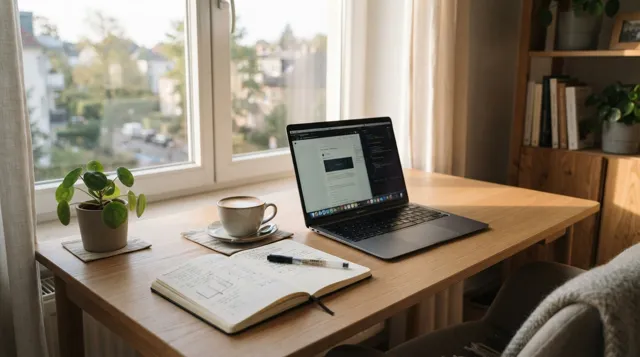
#> input picture backend/apps/core/curated_images/fixtures/hero_business_laptop_desk.webp, 640 x 357 px
$ python dewatermark.py ../../../../backend/apps/core/curated_images/fixtures/hero_business_laptop_desk.webp ../../../../backend/apps/core/curated_images/fixtures/hero_cooking_meal_prep.webp
#> lines starting #> are read from the running program, lines starting #| are printed output that depends on the picture; long printed decimals are rounded
#!/usr/bin/env python3
"""Removes the Gemini sparkle watermark by algebraically reversing the alpha
blend, using a calibrated alpha template (extracted from a flat-background
sample) rather than inpainting -- so underlying texture is exactly
reconstructed instead of hallucinated/smeared.

Calibration (Gorkem/Pro account, ~1536px-tall renders): watermark center is
at a near-fixed pixel offset from the bottom-right corner, (w-241, h-241).
We refine that with a local template-match on the "local brightening" diff
map (±40px window) to absorb per-image jitter, then de-blend:
    original = (observed - 255*alpha) / (1 - alpha)
using the calibrated alpha_template's shape at the refined location.
"""
import sys
from pathlib import Path

import numpy as np
import cv2
from PIL import Image, ImageFilter

SCRIPT_DIR = Path(__file__).resolve().parent
ALPHA_TEMPLATE = np.load(SCRIPT_DIR / "alpha_template.npy").astype(np.float32)
#> (reads .claude/skills/collect-curated-photos/scripts/alpha_template.npy from the repository)
TH, TW = ALPHA_TEMPLATE.shape
CORNER_OFFSET = 241  # px, calibrated for Gorkem/Pro ~1536px-tall renders
SEARCH_WINDOW = 40


def diffmap(img):
    arr = np.asarray(img).astype(np.float32)
    blurred = np.asarray(img.filter(ImageFilter.GaussianBlur(radius=25))).astype(np.float32)
    return arr.mean(axis=2) - blurred.mean(axis=2)


def remove_watermark(in_path, out_path, debug=False):
#> called with debug = True
    img = Image.open(in_path).convert("RGB")
#> img is the input picture: PIL image 640x357 RGB; mean R, G, B 137.7, 126.1, 110.4
    w, h = img.size
#> w = 640; h = 357
    arr = np.asarray(img).astype(np.float32)

    pred_cx, pred_cy = w - CORNER_OFFSET, h - CORNER_OFFSET
#> pred_cx = 399; pred_cy = 116
    x0 = max(0, pred_cx - TW // 2 - SEARCH_WINDOW)
#> x0 = 302
    y0 = max(0, pred_cy - TH // 2 - SEARCH_WINDOW)
#> y0 = 19
    x1 = min(w, pred_cx + TW // 2 + SEARCH_WINDOW)
#> x1 = 496
    y1 = min(h, pred_cy + TH // 2 + SEARCH_WINDOW)
#> y1 = 213

    diff = diffmap(img)
    search = diff[y0:y1, x0:x1]
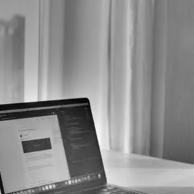
#> search: shape (194, 194) float32; min -151, max 125.3, mean 2.5; drawn with min black and max white
    if search.shape[0] < TH or search.shape[1] < TW:
        img.save(out_path)
        return False, None

    # normalize template to a diff-like signal for matching purposes
    norm_template = (ALPHA_TEMPLATE - ALPHA_TEMPLATE.mean()).astype(np.float32)
    result = cv2.matchTemplate(search.astype(np.float32), norm_template, cv2.TM_CCOEFF_NORMED)
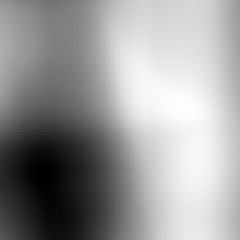
#> result: shape (80, 80) float32 (shown 3 times larger); min -0.423, max 0.376, mean 0.0589; drawn with min black and max white
    _, max_val, _, max_loc = cv2.minMaxLoc(result)
#> max_val = 0.376; max_loc = (62, 36)
    if debug:
        print(f"  match score={max_val:.3f} predicted_center=({pred_cx},{pred_cy})")
#|   match score=0.376 predicted_center=(399,116)

    mx, my = max_loc
#> mx = 62; my = 36
    cx0 = x0 + mx  # top-left of matched window, absolute
#> cx0 = 364
    cy0 = y0 + my
#> cy0 = 55

    if max_val < 0.15:
        # fall back to the pure pixel-offset prediction if match is weak
        cx0 = pred_cx - TW // 2
        cy0 = pred_cy - TH // 2
        if debug:
            print("  low match confidence, using predicted offset directly")

    out = arr.copy()
    y_lo, y_hi = cy0, cy0 + TH
#> y_lo = 55; y_hi = 170
    x_lo, x_hi = cx0, cx0 + TW
#> x_lo = 364; x_hi = 479
    # clip to image bounds (template could hang off the edge for small images)
    ty_lo, ty_hi = max(0, -y_lo), TH - max(0, y_hi - h)
#> ty_lo = 0; ty_hi = 115
    tx_lo, tx_hi = max(0, -x_lo), TW - max(0, x_hi - w)
#> tx_lo = 0; tx_hi = 115
    y_lo, y_hi = max(0, y_lo), min(h, y_hi)
    x_lo, x_hi = max(0, x_lo), min(w, x_hi)

    a = ALPHA_TEMPLATE[ty_lo:ty_hi, tx_lo:tx_hi][:, :, None]
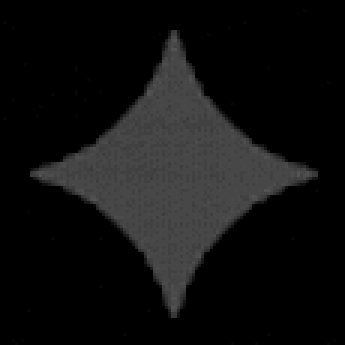
#> a: shape (115, 115, 1) float32 (shown 3 times larger); min 0, max 0.327, mean 0.0649
    region = out[y_lo:y_hi, x_lo:x_hi, :]
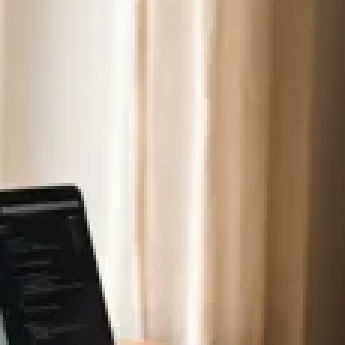
#> region: shape (115, 115, 3) float32 (shown 3 times larger); mean R, G, B 168.1, 151, 133.6
    denom = np.clip(1.0 - a, 0.08, 1.0)  # avoid blow-up at a->1 (shouldn't happen, peak~0.33)
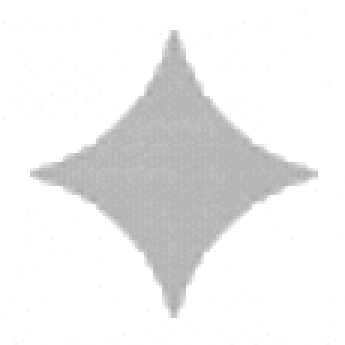
#> denom: shape (115, 115, 1) float32 (shown 3 times larger); min 0.673, max 1, mean 0.935
    recovered = (region - 255.0 * a) / denom
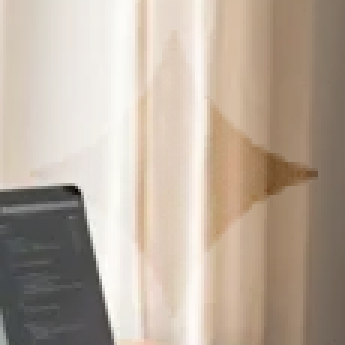
#> recovered: shape (115, 115, 3) float32 (shown 3 times larger); mean R, G, B 165, 146.3, 127.3; drawn with min black and max white
    out[y_lo:y_hi, x_lo:x_hi, :] = recovered
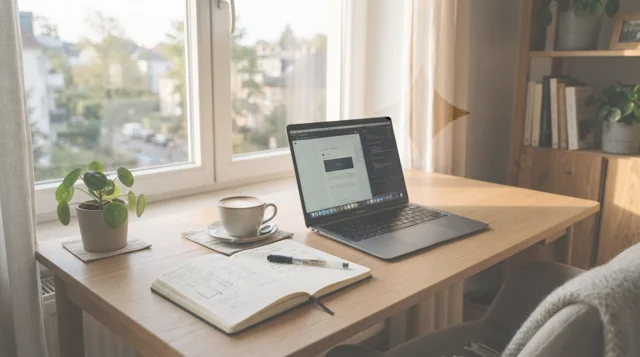
#> out: shape (357, 640, 3) float32; mean R, G, B 137.5, 125.8, 110; drawn with min black and max white

    out = np.clip(out, 0, 255).astype(np.uint8)
    Image.fromarray(out).save(out_path)
    return True, max_val


if __name__ == "__main__":
    in_path, out_path = sys.argv[1], sys.argv[2]
    found, score = remove_watermark(in_path, out_path, debug=True)
#> found = True; score = 0.376
    print("processed" if found else "skipped", score, "->", out_path)
#| processed 0.3763 -> ../../../../backend/apps/core/curated_images/fixtures/hero_cooking_meal_prep.webp
